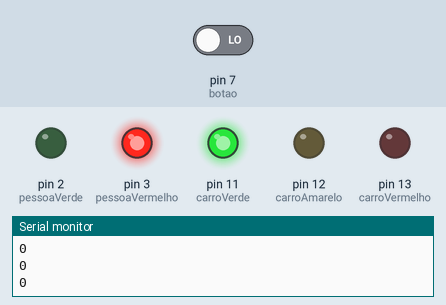
This sketch was run on a simulated Arduino Uno, built with avr-gcc and run on an emulated ATmega328P. Shown: output pins drawn as LEDs (lit = HIGH), the last lines printed to the serial monitor. The test bench sets the inputs (shaded band); at power-on: pin 7 (botao) LOW.

Above: at 4.2 s.
4.3 s: pin 7 (botao) driven LOW
5.8 s: pin 7 (botao) driven HIGH
At 6.9 s:
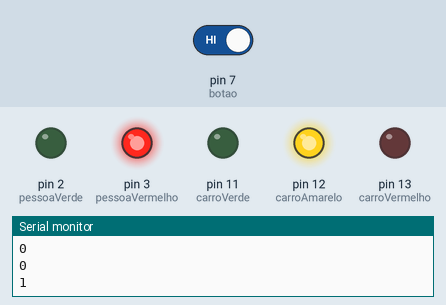
At 11.1 s:
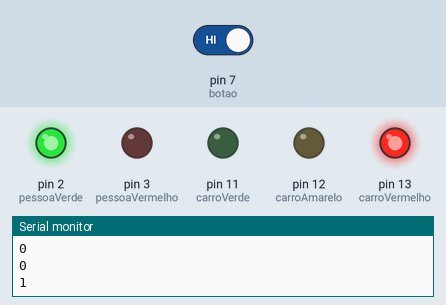
Timing chart, 0 to 16.3 s (numbered marks = the images above; inputs shaded):
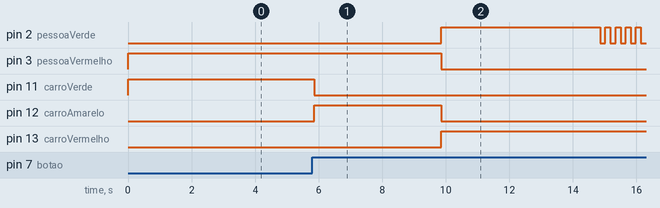

The sketch:

semaforo_com_botoeira1.ino
```cpp
int carroVermelho = 13;
int carroAmarelo = 12;
int carroVerde = 11;
int pessoaVerde = 2;
int pessoaVermelho = 3;
int botao = 7;
int tempoAtravessando = 5000;
unsigned long mudaTempo;

void setup() {

  mudaTempo = millis();

  pinMode(carroVermelho, OUTPUT);
  pinMode(carroAmarelo, OUTPUT);
  pinMode(carroVerde, OUTPUT);
  pinMode(pessoaVermelho, OUTPUT);
  pinMode(pessoaVerde, OUTPUT);
  pinMode(botao, INPUT);


  digitalWrite(carroVerde, HIGH);
  digitalWrite(pessoaVermelho, HIGH);
  digitalWrite(carroVermelho, LOW);
  digitalWrite(carroAmarelo, LOW);
  digitalWrite(pessoaVerde, LOW);
  Serial.begin(9600);
}

void loop() {


  int estado = digitalRead(botao);
  delay(50);
  Serial.println(estado);

  // Se o botão está sendo pressionado E se já passou 5 segundos desde a última pressão.

  if (estado == HIGH && (millis() - mudaTempo) > 5000) {

    //Então SE SIM, executa a função de mudar o estado das luzes abaixo:
    mudaLuzes();
  }
}

void mudaLuzes() {
  digitalWrite(carroVerde, LOW);    // A luz verde é desligada
  digitalWrite(carroAmarelo, HIGH); // A luz amarela vai ligar por 4 segundos
  delay(4000);

  digitalWrite(carroAmarelo, LOW); // A luz amarela vai desligar
  digitalWrite(carroVermelho, HIGH); // A luz vermelha vai ligar por 5 segundos

  digitalWrite(pessoaVermelho, LOW);
  digitalWrite(pessoaVerde, HIGH);
  delay(tempoAtravessando);

  // Pisca a luz verde dos PEDESTRES
  for (int x=0; x<10; x++) {
    digitalWrite(pessoaVerde, LOW);
    delay(160);
    digitalWrite(pessoaVerde, HIGH);
    delay(160);
  }
  digitalWrite(pessoaVerde, LOW);
  digitalWrite(carroVermelho, LOW);
  digitalWrite(pessoaVermelho, HIGH);
  digitalWrite(carroVerde, HIGH);

  mudaTempo = millis();
 }
```

Measured:
- after the input at 5.8 s, pin 2 (pessoaVerde): LOW → HIGH after 4.1 s, then repeats every 0.32 s: LOW 0.16 s, HIGH 0.16 s; pin 3 (pessoaVermelho): HIGH → LOW after 4.1 s; pin 11 (carroVerde): HIGH → LOW after 0.06 s; pin 12 (carroAmarelo): LOW → HIGH after 0.06 s, → LOW 4.0 s later; pin 13 (carroVermelho): LOW → HIGH after 4.1 s
